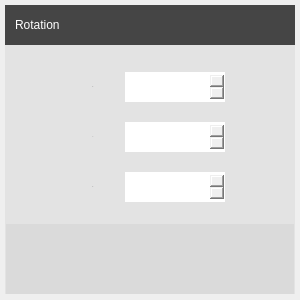
<?xml version="1.0" encoding="UTF-8"?>
<ui version="4.0">
 <class>RotateDialog</class>
 <widget class="QWidget" name="RotateDialog">
  <property name="geometry">
   <rect>
    <x>0</x>
    <y>0</y>
    <width>300</width>
    <height>300</height>
   </rect>
  </property>
  <property name="windowTitle">
   <string>Rotation</string>
  </property>
  <property name="styleSheet">
   <string notr="true"/>
  </property>
  <widget class="QWidget" name="widget_2" native="true">
   <property name="geometry">
    <rect>
     <x>6</x>
     <y>224</y>
     <width>288</width>
     <height>70</height>
    </rect>
   </property>
   <property name="autoFillBackground">
    <bool>false</bool>
   </property>
   <property name="styleSheet">
    <string notr="true">background-color: rgb(218, 218, 218);</string>
   </property>
   <widget class="QPushButton" name="btn_determine">
    <property name="geometry">
     <rect>
      <x>84</x>
      <y>15</y>
      <width>120</width>
      <height>40</height>
     </rect>
    </property>
    <property name="styleSheet">
     <string notr="true">QPushButton{
	border-image: url(:/Dialog/Image/Dialog/determine.png);
	border:none;
}</string>
    </property>
    <property name="text">
     <string/>
    </property>
    <property name="flat">
     <bool>true</bool>
    </property>
   </widget>
  </widget>
  <widget class="DraggableWidget" name="header" native="true">
   <property name="geometry">
    <rect>
     <x>5</x>
     <y>5</y>
     <width>290</width>
     <height>40</height>
    </rect>
   </property>
   <property name="autoFillBackground">
    <bool>false</bool>
   </property>
   <property name="styleSheet">
    <string notr="true">background-color:transparent</string>
   </property>
   <widget class="QPushButton" name="close">
    <property name="geometry">
     <rect>
      <x>260</x>
      <y>5</y>
      <width>26</width>
      <height>26</height>
     </rect>
    </property>
    <property name="styleSheet">
     <string notr="true">background-image: url(:/Dialog/Image/Dialog/close.png);</string>
    </property>
    <property name="text">
     <string/>
    </property>
    <property name="flat">
     <bool>true</bool>
    </property>
   </widget>
   <widget class="QLabel" name="label_6">
    <property name="geometry">
     <rect>
      <x>10</x>
      <y>0</y>
      <width>81</width>
      <height>40</height>
     </rect>
    </property>
    <property name="styleSheet">
     <string notr="true">QLabel{
	font: 14px &quot;Arial&quot;;
	color: rgb(255, 255, 255);
}</string>
    </property>
    <property name="text">
     <string>Rotation</string>
    </property>
   </widget>
  </widget>
  <widget class="QWidget" name="widget" native="true">
   <property name="geometry">
    <rect>
     <x>5</x>
     <y>5</y>
     <width>290</width>
     <height>40</height>
    </rect>
   </property>
   <property name="styleSheet">
    <string notr="true">background-color: rgb(69, 69, 69);
</string>
   </property>
  </widget>
  <widget class="QWidget" name="background" native="true">
   <property name="geometry">
    <rect>
     <x>5</x>
     <y>5</y>
     <width>290</width>
     <height>289</height>
    </rect>
   </property>
   <property name="styleSheet">
    <string notr="true">#background{
	background-color: rgb(227, 227, 227);
}</string>
   </property>
   <widget class="QDoubleSpinBox" name="rotate_z">
    <property name="geometry">
     <rect>
      <x>120</x>
      <y>167</y>
      <width>100</width>
      <height>30</height>
     </rect>
    </property>
    <property name="sizePolicy">
     <sizepolicy hsizetype="Minimum" vsizetype="Preferred">
      <horstretch>0</horstretch>
      <verstretch>0</verstretch>
     </sizepolicy>
    </property>
    <property name="styleSheet">
     <string notr="true">QDoubleSpinBox{
	border:none;
	font: 75 14px &quot;Arial&quot;;
    
	color: rgb(255, 255, 255);
	border-image: url(:/Tabwidget/Image/Tabwidget/drop_down_list_background.png);
	border-left-width: 6px;
	border-right-width: 6px;

	padding-left: 4px;
}
QDoubleSpinBox::up-button {
	border:none;
	width:19px;
	border-image: url(:/Dialog/Image/Dialog/UpArrow.png);
}
QDoubleSpinBox::down-button {
	border:none;
	width:19px;
	border-image: url(:/Dialog/Image/Dialog/DownArrow.png);
}</string>
    </property>
    <property name="minimum">
     <double>-180.000000000000000</double>
    </property>
    <property name="maximum">
     <double>180.000000000000000</double>
    </property>
   </widget>
   <widget class="QDoubleSpinBox" name="rotate_x">
    <property name="geometry">
     <rect>
      <x>120</x>
      <y>67</y>
      <width>100</width>
      <height>30</height>
     </rect>
    </property>
    <property name="sizePolicy">
     <sizepolicy hsizetype="Minimum" vsizetype="Preferred">
      <horstretch>0</horstretch>
      <verstretch>0</verstretch>
     </sizepolicy>
    </property>
    <property name="styleSheet">
     <string notr="true">QDoubleSpinBox{
	border:none;
	font: 75 14px &quot;Arial&quot;;
    
	color: rgb(255, 255, 255);
	border-image: url(:/Tabwidget/Image/Tabwidget/drop_down_list_background.png);
	border-left-width: 6px;
	border-right-width: 6px;

	padding-left: 4px;
}
QDoubleSpinBox::up-button {
	border:none;
	width:19px;
	border-image: url(:/Dialog/Image/Dialog/UpArrow.png);
}
QDoubleSpinBox::down-button {
	border:none;
	width:19px;
	border-image: url(:/Dialog/Image/Dialog/DownArrow.png);
}</string>
    </property>
    <property name="minimum">
     <double>-180.000000000000000</double>
    </property>
    <property name="maximum">
     <double>180.000000000000000</double>
    </property>
   </widget>
   <widget class="QDoubleSpinBox" name="rotate_y">
    <property name="geometry">
     <rect>
      <x>120</x>
      <y>117</y>
      <width>100</width>
      <height>30</height>
     </rect>
    </property>
    <property name="sizePolicy">
     <sizepolicy hsizetype="Minimum" vsizetype="Preferred">
      <horstretch>0</horstretch>
      <verstretch>0</verstretch>
     </sizepolicy>
    </property>
    <property name="styleSheet">
     <string notr="true">QDoubleSpinBox{
	border:none;
	font: 75 14px &quot;Arial&quot;;
    
	color: rgb(255, 255, 255);
	border-image: url(:/Tabwidget/Image/Tabwidget/drop_down_list_background.png);
	border-left-width: 6px;
	border-right-width: 6px;

	padding-left: 4px;
}
QDoubleSpinBox::up-button {
	border:none;
	width:19px;
	border-image: url(:/Dialog/Image/Dialog/UpArrow.png);
}
QDoubleSpinBox::down-button {
	border:none;
	width:19px;
	border-image: url(:/Dialog/Image/Dialog/DownArrow.png);
}</string>
    </property>
    <property name="minimum">
     <double>-180.000000000000000</double>
    </property>
    <property name="maximum">
     <double>180.000000000000000</double>
    </property>
   </widget>
   <widget class="QLabel" name="label_2">
    <property name="geometry">
     <rect>
      <x>80</x>
      <y>67</y>
      <width>16</width>
      <height>30</height>
     </rect>
    </property>
    <property name="sizePolicy">
     <sizepolicy hsizetype="Preferred" vsizetype="Preferred">
      <horstretch>0</horstretch>
      <verstretch>0</verstretch>
     </sizepolicy>
    </property>
    <property name="font">
     <font>
      <family>Arial</family>
      <pointsize>-1</pointsize>
      <weight>50</weight>
      <italic>false</italic>
      <bold>false</bold>
     </font>
    </property>
    <property name="styleSheet">
     <string notr="true">font: 14px &quot;Arial&quot;;
color: rgb(51, 51, 51);</string>
    </property>
    <property name="text">
     <string>x:</string>
    </property>
    <property name="alignment">
     <set>Qt::AlignCenter</set>
    </property>
   </widget>
   <widget class="QLabel" name="label_4">
    <property name="geometry">
     <rect>
      <x>80</x>
      <y>117</y>
      <width>16</width>
      <height>30</height>
     </rect>
    </property>
    <property name="font">
     <font>
      <family>Arial</family>
      <pointsize>-1</pointsize>
      <weight>50</weight>
      <italic>false</italic>
      <bold>false</bold>
     </font>
    </property>
    <property name="styleSheet">
     <string notr="true">font: 14px &quot;Arial&quot;;
color: rgb(51, 51, 51);</string>
    </property>
    <property name="text">
     <string>y:</string>
    </property>
    <property name="alignment">
     <set>Qt::AlignCenter</set>
    </property>
   </widget>
   <widget class="QLabel" name="label_3">
    <property name="geometry">
     <rect>
      <x>80</x>
      <y>167</y>
      <width>16</width>
      <height>30</height>
     </rect>
    </property>
    <property name="font">
     <font>
      <family>Arial</family>
      <pointsize>-1</pointsize>
      <weight>50</weight>
      <italic>false</italic>
      <bold>false</bold>
     </font>
    </property>
    <property name="styleSheet">
     <string notr="true">font: 14px &quot;Arial&quot;;
color: rgb(51, 51, 51);</string>
    </property>
    <property name="text">
     <string>z:</string>
    </property>
    <property name="alignment">
     <set>Qt::AlignCenter</set>
    </property>
   </widget>
  </widget>
  <zorder>background</zorder>
  <zorder>widget</zorder>
  <zorder>header</zorder>
  <zorder>widget_2</zorder>
 </widget>
 <customwidgets>
  <customwidget>
   <class>DraggableWidget</class>
   <extends>QWidget</extends>
   <header>draggablewidget.h</header>
   <container>1</container>
  </customwidget>
 </customwidgets>
 <resources/>
 <connections/>
</ui>
